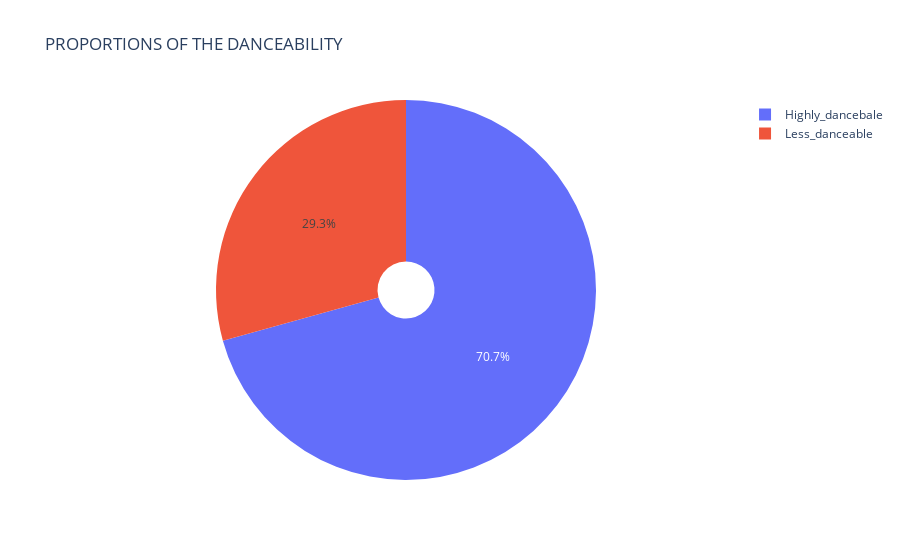

This figure's notebook cell:
### Code cell
#PIE CHART REPRESENTATION
px.pie(data_frame= dancee, names=["Less_danceable","Highly_dancebale"], values= dancee["Values"], 
                   title= "PROPORTIONS OF THE DANCEABILITY", hole= 0.15)

### Figure 1 — Plotly figure (JSON) as saved in the notebook; plotly's stock layout.template omitted (floating-point values rounded to 4 significant figures)
{"data": [{"domain": {"x": [0, 1], "y": [0, 1]}, "hole": 0.15, "hovertemplate": "label=%{label}<br>Values=%{value}<extra></extra>", "labels": ["Less_danceable", "Highly_dancebale"], "legendgroup": "", "name": "", "showlegend": true, "type": "pie", "values": [14646, 35353]}], "layout": {"legend": {"tracegroupgap": 0}, "title": {"text": "PROPORTIONS OF THE DANCEABILITY"}}}
